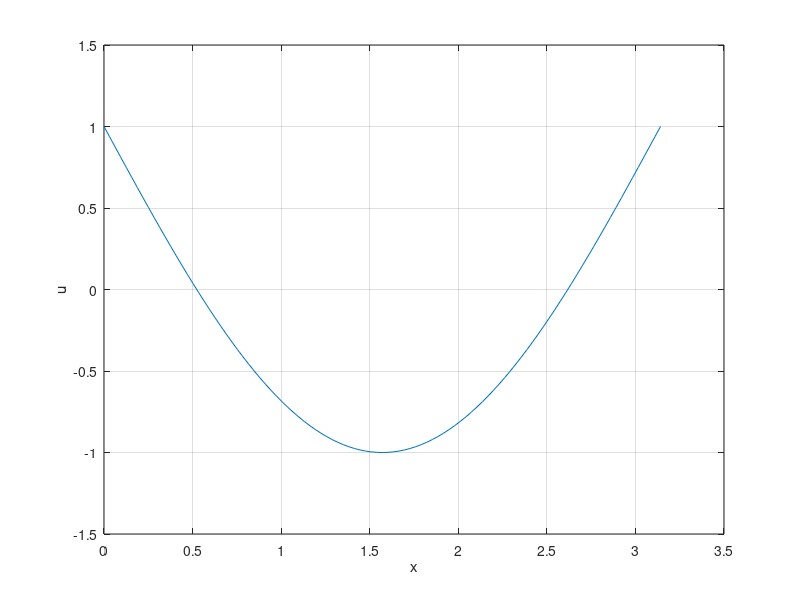
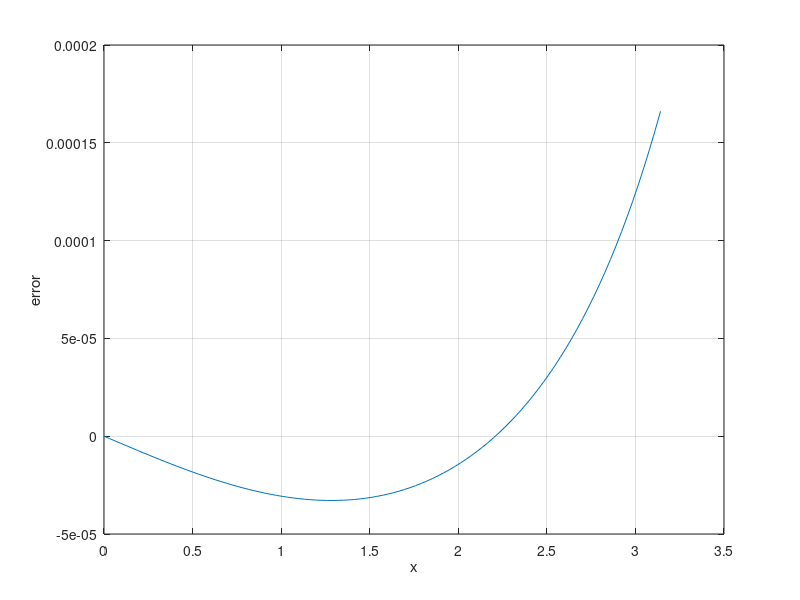

These charts were generated, in order, by the following MATLAB code:
clear
L = pi;
p = 1;
q = 3;
a = 1;
b = 2;
f = @(x)3-8*sin(x);
%%%%
n = 100;
h = L/n;
%%%%
x = 0:h:L+h;
A = zeros(n+2, n+2);
A(1,1) = 1;
y(1) = a;
for i = 2:n+1
	A(i, i-1) = -p/h^2;
	A(i, i)   = 2*p/h^2+q;
	A(i, i+1) = -p/h^2;
	y(i) = f(x(i));
end
A(n+2,n) = -1/(2*h);
A(n+2,n+2) = 1/(2*h);
y(n+2) = b;
%%%%%
% Gaussian elimination
u = A\y';
%%%%
plot(x(1:n+1), u(1:n+1))
grid on
xlabel('x')
ylabel('u')
%%%% error
exact = 1 - 2*sin(x);
error = u - exact';
figure
plot(x(1:n+1), error(1:n+1))
xlabel('x')
ylabel('error')
grid on